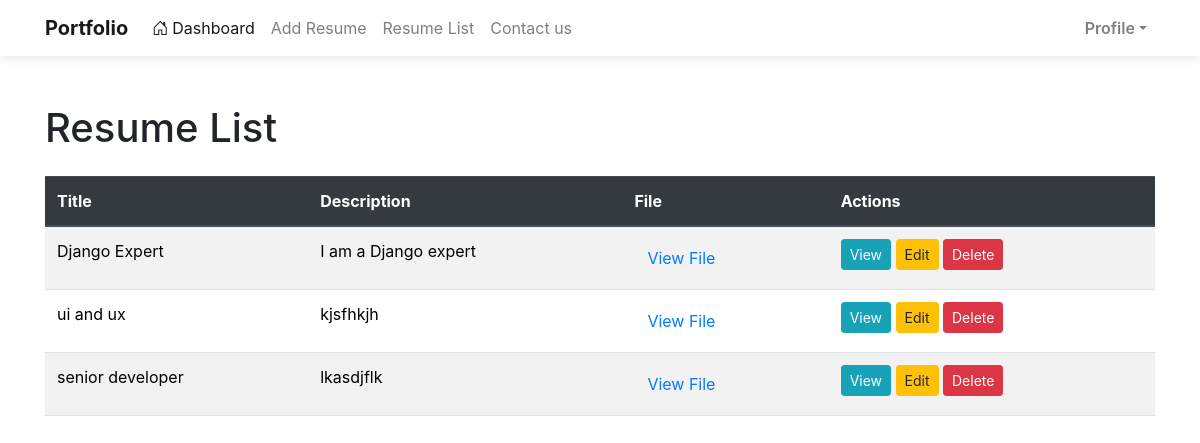
Screenshot of /viewResumeList/ (signed in) with the database file from the repository.
### portfolio/models.py (models this page shows, shortened)
class ResumeModel(models.Model):
    title = models.CharField(max_length=100, blank=True, null=True)
    description = models.TextField(blank=True, null=True)
    file = models.FileField(upload_to='resumes/', blank=True, null=True)
    profile_pic=models.ImageField(upload_to="Media/Pro_pic",null=True)
    name = models.CharField(max_length=100, blank=True, null=True)
    email = models.EmailField(blank=True, null=True)
    phone_number = models.CharField(max_length=15, blank=True, null=True)
    address = models.TextField(blank=True, null=True)
    linkedin_url = models.URLField(blank=True, null=True)
    github_url = models.URLField(blank=True, null=True)
    portfolio_url = models.URLField(blank=True, null=True)
    education = models.TextField(blank=True, null=True)
    experience = models.TextField(blank=True, null=True)
    skills = models.TextField(blank=True, null=True)
    created_at = models.DateTimeField(auto_now_add=True,null=True)

### portfolio/views.py (the view)
# urls.py: path('viewResumeList/', viewResumeList,name="viewResumeList"),
@login_required
def viewResumeList(request):
    resume=ResumeModel.objects.all()
    context={
        'resumes':resume
    }
    return render(request,"viewResumeList.html",context)

### portfolio/templates/viewResumeList.html (shortened to what this page needs)
{% extends 'master/base.html' %}
{% block body %}
<!DOCTYPE html>
<html lang="en">
<head>
    <link href="https://stackpath.bootstrapcdn.com/bootstrap/4.5.2/css/bootstrap.min.css" rel="stylesheet">
</head>
<body>
    <div class="container my-5">
        <h1 class="mb-4">Resume List</h1>
        <table class="table table-striped table-hover">
            <thead class="thead-dark">
                <tr>
                    <th scope="col">Title</th>
                    <th scope="col">Description</th>
                    <th scope="col">File</th>
                    <th scope="col">Actions</th>
                </tr>
            </thead>
            <tbody>
                {% for resume in resumes %}
                <tr>
                    <td>{{ resume.title }}</td>
                    <td>{{ resume.description }}</td>
                    <td><a href="{{ resume.file.url }}" class="btn btn-link" target="_blank">View File</a></td>
                    <td>
                        <a href="{% url 'resume_detail' resume.id %}" class="btn btn-info btn-sm">View</a>
                        <a href="{% url 'resume_edit' resume.id %}" class="btn btn-warning btn-sm">Edit</a>
                        <a href="{% url 'resume_delete' resume.id %}" class="btn btn-danger btn-sm" onclick="return confirm('Are you sure you want to delete this resume?')">Delete</a>
                    </td>
                </tr>
                {% empty %}
                <tr>
                    <td colspan="4" class="text-center">No resumes available.</td>
                </tr>
                {% endfor %}
            </tbody>
        </table>
    </div>
</body>
</html>
{% endblock body %}

### rows the page displays
ResumeModel: title "Django Expert", description "I am a Django expert"
ResumeModel: title "ui and ux", description "kjsfhkjh"
ResumeModel: title "senior developer", description "lkasdjflk"
